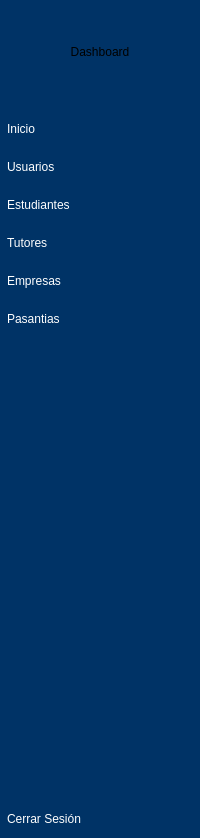
    <widget class="QFrame" name="frame">
     <property name="styleSheet">
      <string notr="true">QFrame{
	background-color: rgb(0, 51, 102);
    border:none;
}</string>
     </property>
     <property name="frameShape">
      <enum>QFrame::Shape::StyledPanel</enum>
     </property>
     <property name="frameShadow">
      <enum>QFrame::Shadow::Raised</enum>
     </property>
     <layout class="QVBoxLayout" name="verticalLayout" stretch="1,7">
      <property name="leftMargin">
       <number>0</number>
      </property>
      <property name="topMargin">
       <number>0</number>
      </property>
      <property name="rightMargin">
       <number>0</number>
      </property>
      <property name="bottomMargin">
       <number>0</number>
      </property>
      <item>
       <widget class="QFrame" name="frame_3">
        <property name="styleSheet">
         <string notr="true">border: 1px;
border-bottom-color: rgb(1, 98, 255);</string>
        </property>
        <property name="frameShape">
         <enum>QFrame::Shape::StyledPanel</enum>
        </property>
        <property name="frameShadow">
         <enum>QFrame::Shadow::Raised</enum>
        </property>
        <layout class="QVBoxLayout" name="verticalLayout_5">
         <property name="spacing">
          <number>0</number>
         </property>
         <property name="leftMargin">
          <number>0</number>
         </property>
         <property name="topMargin">
          <number>0</number>
         </property>
         <property name="rightMargin">
          <number>0</number>
         </property>
         <property name="bottomMargin">
          <number>0</number>
         </property>
         <item>
          <widget class="QLabel" name="label">
           <property name="styleSheet">
            <string notr="true">font: 600 20pt &quot;Segoe UI&quot;;
padding: 12px 12px;</string>
           </property>
           <property name="text">
            <string>Dashboard</string>
           </property>
           <property name="alignment">
            <set>Qt::AlignmentFlag::AlignCenter</set>
           </property>
          </widget>
         </item>
        </layout>
       </widget>
      </item>
      <item>
       <widget class="QFrame" name="frame_4">
        <property name="styleSheet">
         <string notr="true">QPushButton{
	color: rgb(255, 255, 255);
	border:none;
	background-color: transparent;
	padding: 12px 7px;
	font:500 12pt &quot;Segoe UI&quot;;
	qproperty-iconSize: 20px 20px;
	text-align: left;
	
	
}

QPushButton:hover {
       background-color: rgba(255, 255, 255, 0.1);
}

</string>
        </property>
        <property name="frameShape">
         <enum>QFrame::Shape::StyledPanel</enum>
        </property>
        <property name="frameShadow">
         <enum>QFrame::Shadow::Raised</enum>
        </property>
        <layout class="QVBoxLayout" name="verticalLayout_2">
         <property name="spacing">
          <number>0</number>
         </property>
         <property name="leftMargin">
          <number>0</number>
         </property>
         <property name="topMargin">
          <number>0</number>
         </property>
         <property name="rightMargin">
          <number>0</number>
         </property>
         <property name="bottomMargin">
          <number>0</number>
         </property>
         <item>
          <widget class="QPushButton" name="InicioButton">
           <property name="cursor">
            <cursorShape>PointingHandCursor</cursorShape>
           </property>
           <property name="layoutDirection">
            <enum>Qt::LayoutDirection::LeftToRight</enum>
           </property>
           <property name="autoFillBackground">
            <bool>false</bool>
           </property>
           <property name="text">
            <string>Inicio</string>
           </property>
           <property name="icon">
            <iconset resource="resources.qrc">
             <normaloff>:/resources/images/user-home-svgrepo-com.svg</normaloff>:/resources/images/user-home-svgrepo-com.svg</iconset>
           </property>
          </widget>
         </item>
         <item>
          <widget class="QPushButton" name="UsuariosButton">
           <property name="cursor">
            <cursorShape>PointingHandCursor</cursorShape>
           </property>
           <property name="text">
            <string>Usuarios</string>
           </property>
           <property name="icon">
            <iconset resource="resources.qrc">
             <normaloff>:/resources/images/user-svgrepo-com.svg</normaloff>:/resources/images/user-svgrepo-com.svg</iconset>
           </property>
          </widget>
         </item>
         <item>
          <widget class="QPushButton" name="EstudiantesButton">
           <property name="cursor">
            <cursorShape>PointingHandCursor</cursorShape>
           </property>
           <property name="text">
            <string>Estudiantes</string>
           </property>
           <property name="icon">
            <iconset resource="resources.qrc">
             <normaloff>:/resources/images/student-cap-svgrepo-com.svg</normaloff>:/resources/images/student-cap-svgrepo-com.svg</iconset>
           </property>
          </widget>
         </item>
         <item>
          <widget class="QPushButton" name="TutoresButton">
           <property name="cursor">
            <cursorShape>PointingHandCursor</cursorShape>
           </property>
           <property name="text">
            <string>Tutores</string>
           </property>
           <property name="icon">
            <iconset resource="resources.qrc">
             <normaloff>:/resources/images/user-suit-male-svgrepo-com.svg</normaloff>:/resources/images/user-suit-male-svgrepo-com.svg</iconset>
           </property>
          </widget>
         </item>
         <item>
          <widget class="QPushButton" name="EmpresasButton">
           <property name="cursor">
            <cursorShape>PointingHandCursor</cursorShape>
           </property>
           <property name="text">
            <string>Empresas</string>
           </property>
           <property name="icon">
            <iconset resource="resources.qrc">
             <normaloff>:/resources/images/enterprise-svgrepo-com.svg</normaloff>:/resources/images/enterprise-svgrepo-com.svg</iconset>
           </property>
          </widget>
         </item>
         <item>
          <widget class="QPushButton" name="PasantiasButton">
           <property name="cursor">
            <cursorShape>PointingHandCursor</cursorShape>
           </property>
           <property name="text">
            <string>Pasantias</string>
           </property>
           <property name="icon">
            <iconset>
             <normaloff>:/images/user-id-svgrepo-com.svg</normaloff>:/images/user-id-svgrepo-com.svg</iconset>
           </property>
          </widget>
         </item>
         <item>
          <spacer name="verticalSpacer">
           <property name="orientation">
            <enum>Qt::Orientation::Vertical</enum>
           </property>
           <property name="sizeHint" stdset="0">
            <size>
             <width>20</width>
             <height>528</height>
            </size>
           </property>
          </spacer>
         </item>
         <item>
          <widget class="QPushButton" name="cerrar_sesionButton">
           <property name="cursor">
            <cursorShape>PointingHandCursor</cursorShape>
           </property>
           <property name="text">
            <string>Cerrar Sesión</string>
           </property>
           <property name="icon">
            <iconset>
             <normaloff>resources/images/log-out-svgrepo-com.svg</normaloff>resources/images/log-out-svgrepo-com.svg</iconset>
           </property>
           <property name="checkable">
            <bool>false</bool>
           </property>
          </widget>
         </item>
        </layout>
       </widget>
      </item>
     </layout>
    </widget>
